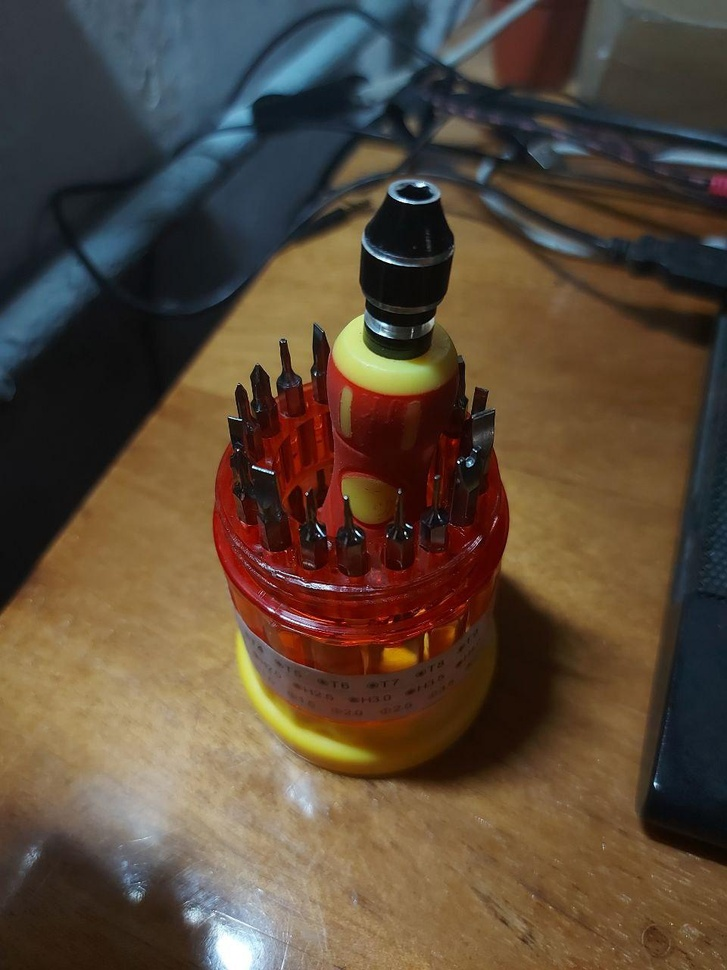
#> input picture color/tool.jpg, 727 x 970 px, shrunk from 960 x 1280 before the run
$ python grayworld.py
#> lines starting #> are read from the running program, lines starting #| are printed output that depends on the picture
from __future__ import (
    division, absolute_import, print_function, unicode_literals)

import cv2 as cv
import numpy as np


def show(final):
    print('display')
    cv.imshow('Temple', final)
    cv.waitKey(0)
    cv.destroyAllWindows()

# Insert any filename with path
img = cv.imread('tool.jpg')
#> img is the input picture: shape (970, 727, 3); mean B, G, R 57, 73, 89.3

def white_balance(img):
    result = cv.cvtColor(img, cv.COLOR_BGR2LAB)
#> result: shape (970, 727, 3); mean of channels 0, 1, 2 81.8, 133.5, 140.1
    avg_a = np.average(result[:, :, 1])
#> avg_a = 133.5
    avg_b = np.average(result[:, :, 2])
#> avg_b = 140.1
    result[:, :, 1] = result[:, :, 1] - ((avg_a - 128) * (result[:, :, 0] / 255.0) * 1.1)
#> result: shape (970, 727, 3); mean of channels 0, 1, 2 81.8, 131, 140.1
    result[:, :, 2] = result[:, :, 2] - ((avg_b - 128) * (result[:, :, 0] / 255.0) * 1.1)
#> result: shape (970, 727, 3); mean of channels 0, 1, 2 81.8, 131, 135.4
    result = cv.cvtColor(result, cv.COLOR_LAB2BGR)
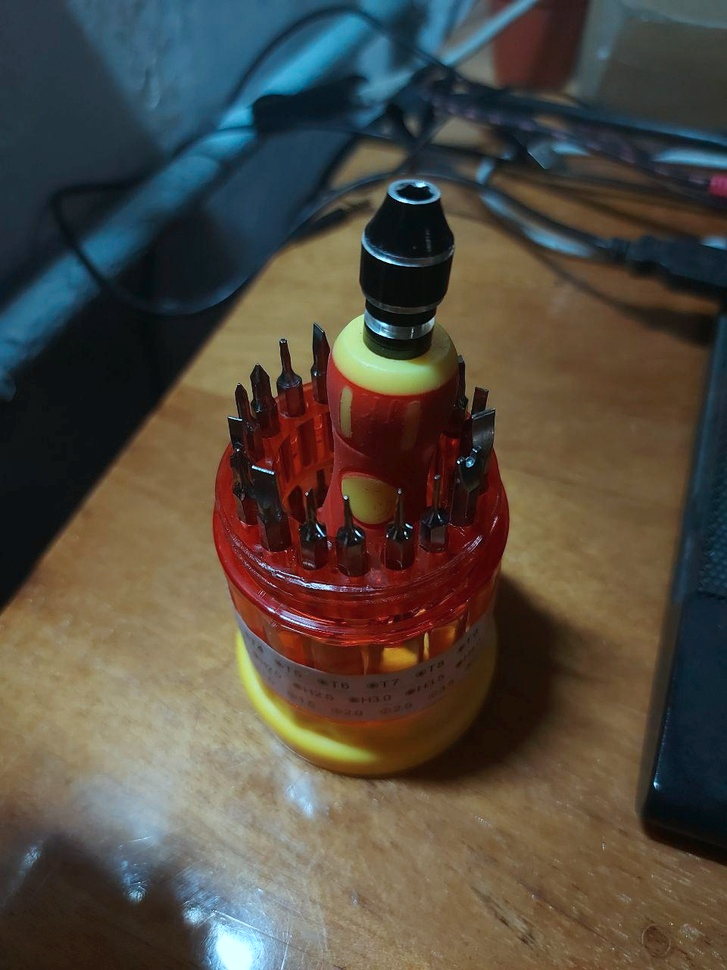
#> result: shape (970, 727, 3); mean B, G, R 65, 74.8, 81.9
    return result

final = np.hstack((img, white_balance(img)))
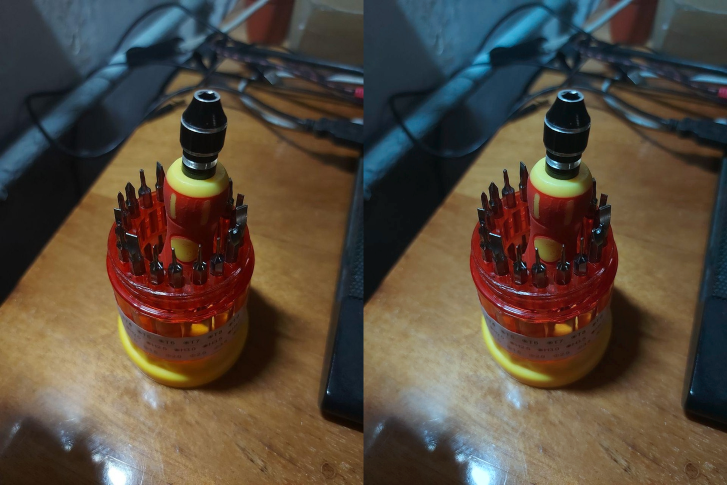
#> final: shape (970, 1454, 3) (shown at 1/2 size); mean B, G, R 61, 73.9, 85.6
show(final)
cv.imwrite('result.jpg', final)
